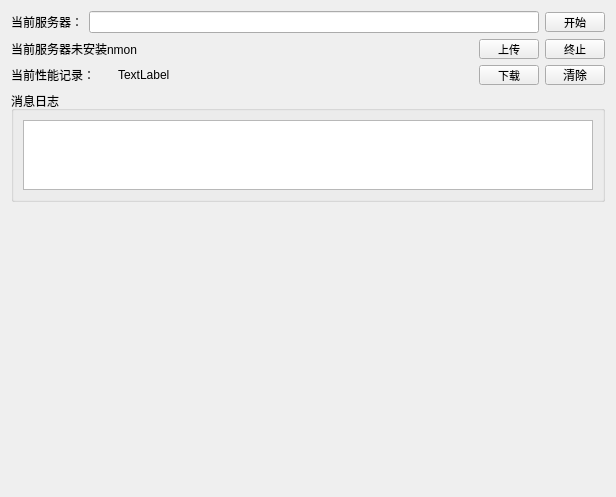
<?xml version="1.0" encoding="UTF-8"?>
<ui version="4.0">
 <class>simple_Form</class>
 <widget class="QWidget" name="simple_Form">
  <property name="geometry">
   <rect>
    <x>0</x>
    <y>0</y>
    <width>616</width>
    <height>497</height>
   </rect>
  </property>
  <property name="windowTitle">
   <string>Form</string>
  </property>
  <layout class="QVBoxLayout" name="verticalLayout" stretch="1,2,7">
   <item>
    <layout class="QGridLayout" name="gridLayout">
     <item row="0" column="0">
      <layout class="QHBoxLayout" name="horizontalLayout">
       <item>
        <widget class="QLabel" name="label">
         <property name="text">
          <string>当前服务器：</string>
         </property>
        </widget>
       </item>
       <item>
        <widget class="QLineEdit" name="ip_lineEdit">
         <property name="readOnly">
          <bool>true</bool>
         </property>
        </widget>
       </item>
      </layout>
     </item>
     <item row="1" column="0">
      <layout class="QHBoxLayout" name="horizontalLayout_2" stretch="8,2">
       <item>
        <widget class="QLabel" name="nmon_label">
         <property name="text">
          <string>当前服务器未安装nmon</string>
         </property>
        </widget>
       </item>
       <item>
        <widget class="QPushButton" name="upload_nmon">
         <property name="maximumSize">
          <size>
           <width>60</width>
           <height>20</height>
          </size>
         </property>
         <property name="font">
          <font>
           <family>微软雅黑</family>
           <pointsize>8</pointsize>
           <weight>50</weight>
           <bold>false</bold>
          </font>
         </property>
         <property name="text">
          <string>上传</string>
         </property>
        </widget>
       </item>
      </layout>
     </item>
     <item row="0" column="1">
      <widget class="QPushButton" name="start_record">
       <property name="maximumSize">
        <size>
         <width>60</width>
         <height>20</height>
        </size>
       </property>
       <property name="font">
        <font>
         <family>微软雅黑</family>
         <pointsize>8</pointsize>
         <weight>50</weight>
         <bold>false</bold>
        </font>
       </property>
       <property name="text">
        <string>开始</string>
       </property>
       <property name="icon">
        <iconset>
         <normaloff>../icon/play.png</normaloff>../icon/play.png</iconset>
       </property>
      </widget>
     </item>
     <item row="1" column="1">
      <widget class="QPushButton" name="stop_record">
       <property name="maximumSize">
        <size>
         <width>60</width>
         <height>20</height>
        </size>
       </property>
       <property name="font">
        <font>
         <family>微软雅黑</family>
         <pointsize>8</pointsize>
         <weight>50</weight>
         <bold>false</bold>
        </font>
       </property>
       <property name="text">
        <string>终止</string>
       </property>
       <property name="icon">
        <iconset>
         <normaloff>../icon/pause.png</normaloff>../icon/pause.png</iconset>
       </property>
      </widget>
     </item>
     <item row="2" column="0">
      <layout class="QHBoxLayout" name="horizontalLayout_3" stretch="2,7,1">
       <item>
        <widget class="QLabel" name="label_3">
         <property name="text">
          <string>当前性能记录：</string>
         </property>
        </widget>
       </item>
       <item>
        <widget class="QLabel" name="record_name">
         <property name="text">
          <string>TextLabel</string>
         </property>
        </widget>
       </item>
       <item>
        <widget class="QPushButton" name="download_record">
         <property name="maximumSize">
          <size>
           <width>60</width>
           <height>20</height>
          </size>
         </property>
         <property name="font">
          <font>
           <family>微软雅黑</family>
           <pointsize>8</pointsize>
           <weight>50</weight>
           <bold>false</bold>
          </font>
         </property>
         <property name="text">
          <string>下载</string>
         </property>
        </widget>
       </item>
      </layout>
     </item>
     <item row="2" column="1">
      <widget class="QPushButton" name="clean_info">
       <property name="maximumSize">
        <size>
         <width>60</width>
         <height>20</height>
        </size>
       </property>
       <property name="text">
        <string>清除</string>
       </property>
       <property name="icon">
        <iconset>
         <normaloff>../icon/refresh.png</normaloff>../icon/refresh.png</iconset>
       </property>
      </widget>
     </item>
    </layout>
   </item>
   <item>
    <widget class="QGroupBox" name="groupBox">
     <property name="title">
      <string>消息日志</string>
     </property>
     <layout class="QHBoxLayout" name="horizontalLayout_4">
      <item>
       <widget class="QTextBrowser" name="info_borwser"/>
      </item>
     </layout>
    </widget>
   </item>
   <item>
    <widget class="QWidget" name="graph_widget" native="true">
     <property name="minimumSize">
      <size>
       <width>300</width>
       <height>200</height>
      </size>
     </property>
    </widget>
   </item>
  </layout>
 </widget>
 <resources/>
 <connections/>
</ui>
